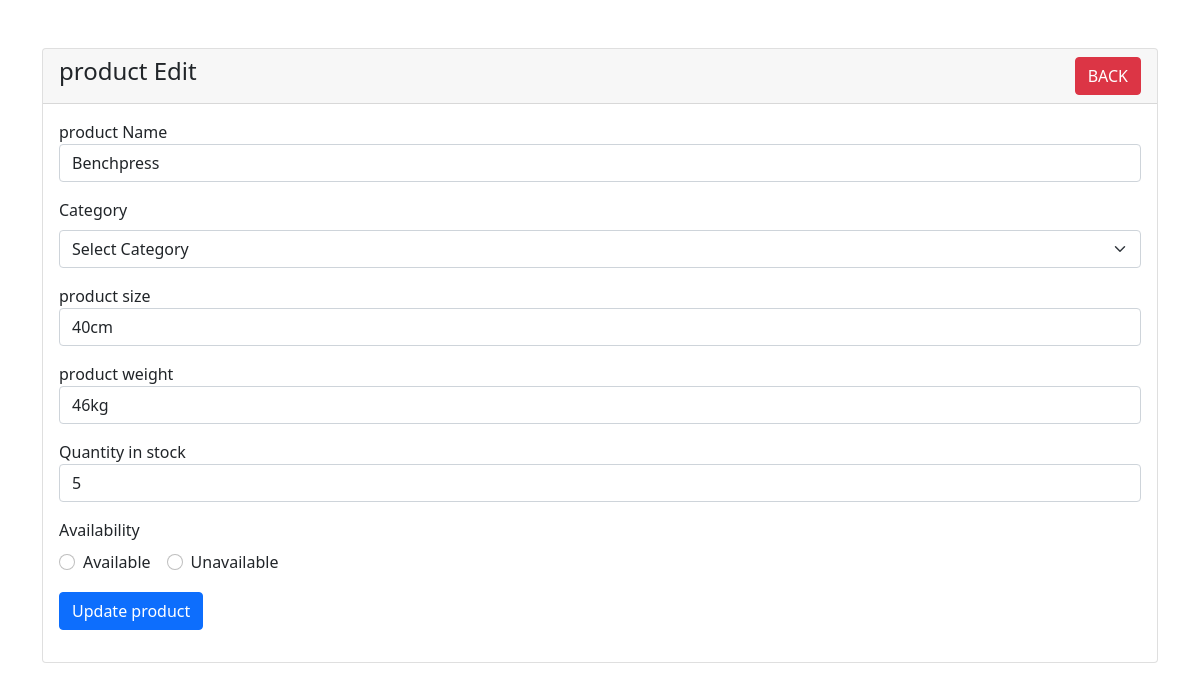
Screenshot of /admin/product-edit.php?id=2 with the database file from the repository.
### tables this page shows
CREATE TABLE `product` (
  `id` int(6) NOT NULL,
  `name` varchar(255) NOT NULL,
  `category` varchar(255) NOT NULL,
  `size` varchar(255) NOT NULL,
  `weight` varchar(255) NOT NULL,
  `price` varchar(255) NOT NULL,
  `quantity_in_stock` varchar(255) NOT NULL,
  `availability` varchar(255) NOT NULL
);

### admin/product-edit.php (the view, shortened to what this page needs)
<?php
require 'dbcon.php';
?>
<!doctype html>
<html lang="en">
  <head>
    <link href="https://cdn.jsdelivr.net/npm/bootstrap@5.1.3/dist/css/bootstrap.min.css" rel="stylesheet">
</head>
<body>
    <div class="container mt-5">
        <div class="row">
            <div class="col-md-12">
                <div class="card">
                    <div class="card-header">
                        <h4>product Edit
                            <a href="product-page.php" class="btn btn-danger float-end">BACK</a>
                        </h4>
                    </div>
                    <div class="card-body">
                        <?php
                        if(isset($_GET['id']))
                        {
                            $product_id = mysqli_real_escape_string($con, $_GET['id']);
                            $query = "SELECT * FROM product WHERE id='$product_id' ";
                            $query_run = mysqli_query($con, $query);
                            if(mysqli_num_rows($query_run) > 0)
                            {
                                $product = mysqli_fetch_array($query_run);
                                ?>
                                <form action="product-code.php" method="POST">
                                    <div class="mb-3">
                                        <label>product Name</label>
                                        <input type="text" name="name" value="<?=$product['name'];?>" class="form-control">
                                    </div>
                                        <div class="mb-3">
                                            <label for="category" class="form-label">Category</label>
                                            <select name="category"  value="<?=$product['category'];?>" class="form-select">
                                                <option value="">Select Category</option>
                                            </select>
                                        </div>
                                    <div class="mb-3">
                                        <label>product size</label>
                                        <input type="text" name="size" value="<?=$product['size'];?>" class="form-control">
                                    </div>
                                    <div class="mb-3">
                                        <label>product weight</label>
                                        <input type="text" name="weight" value="<?=$product['weight'];?>" class="form-control">
                                    </div>
                                    <div class="mb-3">
                                        <label>Quantity in stock</label>
                                        <input type="text" name="quantity_in_stock" value="<?=$product['quantity_in_stock'];?>" class="form-control">
                                    </div>
                            <div class="mb-3">
                                <label class="form-label">Availability</label>
                                <div class="d-flex">
                                    <div class="form-check">
                                        <input type="radio" class="form-check-input" id="availabilityActive" name="availability" value="<?=$product['availability'];?>" value="Available" <?php if(isset($_POST['availability']) && $_POST['availability'] == 'Available') { echo 'checked'; } ?>>
                                        <label class="form-check-label" for="availabilityActive">Available</label>
                                    </div>
                                    <div class="form-check ms-3">
                                        <input type="radio" class="form-check-input" id="availabilityDeactivated" name="availability" value="Unavailable" <?php if(isset($_POST['availability']) && $_POST['availability'] == 'Unavailable') { echo 'checked'; } ?>>
                                        <label class="form-check-label" for="availabilityDeactivated">Unavailable</label>
                                    </div>
                                </div>
                            </div>
                                    <div class="mb-3">
                                        <button type="submit" name="update_product" class="btn btn-primary">
                                            Update product
                                        </button>
                                    </div>
                                </form>
                                <?php
                            }
                            else
                            {
                                echo "<h4>No Such Id Found</h4>";
                            }
                        }
                        ?>
                    </div>
                </div>
            </div>
        </div>
    </div>
</body>
</html>

### rows the page displays
product: name "Benchpress", size "40cm", weight "46kg", quantity_in_stock "5"
